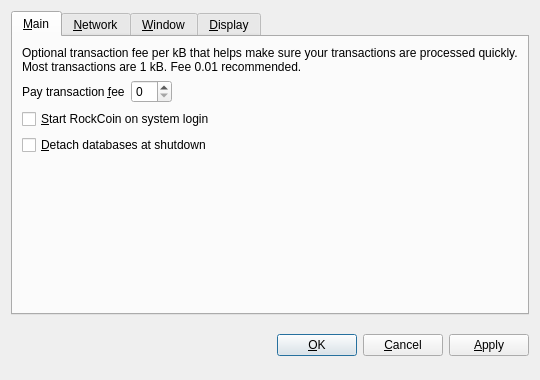
<?xml version="1.0" encoding="UTF-8"?>
<ui version="4.0">
 <class>OptionsDialog</class>
 <widget class="QDialog" name="OptionsDialog">
  <property name="geometry">
   <rect>
    <x>0</x>
    <y>0</y>
    <width>540</width>
    <height>380</height>
   </rect>
  </property>
  <property name="windowTitle">
   <string>Options</string>
  </property>
  <property name="modal">
   <bool>true</bool>
  </property>
  <layout class="QVBoxLayout" name="verticalLayout">
   <item>
    <widget class="QTabWidget" name="tabWidget">
     <property name="tabPosition">
      <enum>QTabWidget::North</enum>
     </property>
     <property name="currentIndex">
      <number>0</number>
     </property>
     <widget class="QWidget" name="tabMain">
      <attribute name="title">
       <string>&amp;Main</string>
      </attribute>
      <layout class="QVBoxLayout" name="verticalLayout_Main">
       <item>
        <widget class="QLabel" name="transactionFeeInfoLabel">
         <property name="text">
          <string>Optional transaction fee per kB that helps make sure your transactions are processed quickly. Most transactions are 1 kB. Fee 0.01 recommended.</string>
         </property>
         <property name="textFormat">
          <enum>Qt::PlainText</enum>
         </property>
         <property name="wordWrap">
          <bool>true</bool>
         </property>
        </widget>
       </item>
       <item>
        <layout class="QHBoxLayout" name="horizontalLayout_Main">
         <item>
          <widget class="QLabel" name="transactionFeeLabel">
           <property name="text">
            <string>Pay transaction &amp;fee</string>
           </property>
           <property name="textFormat">
            <enum>Qt::PlainText</enum>
           </property>
           <property name="buddy">
            <cstring>transactionFee</cstring>
           </property>
          </widget>
         </item>
         <item>
          <widget class="BitcoinAmountField" name="transactionFee"/>
         </item>
         <item>
          <spacer name="horizontalSpacer_Main">
           <property name="orientation">
            <enum>Qt::Horizontal</enum>
           </property>
           <property name="sizeHint" stdset="0">
            <size>
             <width>40</width>
             <height>20</height>
            </size>
           </property>
          </spacer>
         </item>
        </layout>
       </item>
       <item>
        <widget class="QCheckBox" name="bitcoinAtStartup">
         <property name="toolTip">
          <string>Automatically start RockCoin after logging in to the system.</string>
         </property>
         <property name="text">
          <string>&amp;Start RockCoin on system login</string>
         </property>
        </widget>
       </item>
       <item>
        <widget class="QCheckBox" name="detachDatabases">
         <property name="toolTip">
          <string>Detach block and address databases at shutdown. This means they can be moved to another data directory, but it slows down shutdown. The wallet is always detached.</string>
         </property>
         <property name="text">
          <string>&amp;Detach databases at shutdown</string>
         </property>
        </widget>
       </item>
       <item>
        <spacer name="verticalSpacer_Main">
         <property name="orientation">
          <enum>Qt::Vertical</enum>
         </property>
         <property name="sizeHint" stdset="0">
          <size>
           <width>20</width>
           <height>40</height>
          </size>
         </property>
        </spacer>
       </item>
      </layout>
     </widget>
     <widget class="QWidget" name="tabNetwork">
      <attribute name="title">
       <string>&amp;Network</string>
      </attribute>
      <layout class="QVBoxLayout" name="verticalLayout_Network">
       <item>
        <widget class="QCheckBox" name="mapPortUpnp">
         <property name="toolTip">
          <string>Automatically open the RockCoin client port on the router. This only works when your router supports UPnP and it is enabled.</string>
         </property>
         <property name="text">
          <string>Map port using &amp;UPnP</string>
         </property>
        </widget>
       </item>
       <item>
        <widget class="QCheckBox" name="connectSocks">
         <property name="toolTip">
          <string>Connect to the RockCoin network through a SOCKS proxy (e.g. when connecting through Tor).</string>
         </property>
         <property name="text">
          <string>&amp;Connect through SOCKS proxy:</string>
         </property>
        </widget>
       </item>
       <item>
        <layout class="QHBoxLayout" name="horizontalLayout_Network">
         <item>
          <widget class="QLabel" name="proxyIpLabel">
           <property name="text">
            <string>Proxy &amp;IP:</string>
           </property>
           <property name="textFormat">
            <enum>Qt::PlainText</enum>
           </property>
           <property name="buddy">
            <cstring>proxyIp</cstring>
           </property>
          </widget>
         </item>
         <item>
          <widget class="QValidatedLineEdit" name="proxyIp">
           <property name="maximumSize">
            <size>
             <width>140</width>
             <height>16777215</height>
            </size>
           </property>
           <property name="toolTip">
            <string>IP address of the proxy (e.g. 127.0.0.1)</string>
           </property>
          </widget>
         </item>
         <item>
          <widget class="QLabel" name="proxyPortLabel">
           <property name="text">
            <string>&amp;Port:</string>
           </property>
           <property name="textFormat">
            <enum>Qt::PlainText</enum>
           </property>
           <property name="buddy">
            <cstring>proxyPort</cstring>
           </property>
          </widget>
         </item>
         <item>
          <widget class="QLineEdit" name="proxyPort">
           <property name="maximumSize">
            <size>
             <width>55</width>
             <height>16777215</height>
            </size>
           </property>
           <property name="toolTip">
            <string>Port of the proxy (e.g. 9050)</string>
           </property>
          </widget>
         </item>
         <item>
          <widget class="QLabel" name="socksVersionLabel">
           <property name="text">
            <string>SOCKS &amp;Version:</string>
           </property>
           <property name="textFormat">
            <enum>Qt::PlainText</enum>
           </property>
           <property name="buddy">
            <cstring>socksVersion</cstring>
           </property>
          </widget>
         </item>
         <item>
          <widget class="QValueComboBox" name="socksVersion">
           <property name="toolTip">
            <string>SOCKS version of the proxy (e.g. 5)</string>
           </property>
          </widget>
         </item>
         <item>
          <spacer name="horizontalSpacer_Network">
           <property name="orientation">
            <enum>Qt::Horizontal</enum>
           </property>
           <property name="sizeHint" stdset="0">
            <size>
             <width>40</width>
             <height>20</height>
            </size>
           </property>
          </spacer>
         </item>
        </layout>
       </item>
       <item>
        <spacer name="verticalSpacer_Network">
         <property name="orientation">
          <enum>Qt::Vertical</enum>
         </property>
         <property name="sizeHint" stdset="0">
          <size>
           <width>20</width>
           <height>40</height>
          </size>
         </property>
        </spacer>
       </item>
      </layout>
     </widget>
     <widget class="QWidget" name="tabWindow">
      <attribute name="title">
       <string>&amp;Window</string>
      </attribute>
      <layout class="QVBoxLayout" name="verticalLayout_Window">
       <item>
        <widget class="QCheckBox" name="minimizeToTray">
         <property name="toolTip">
          <string>Show only a tray icon after minimizing the window.</string>
         </property>
         <property name="text">
          <string>&amp;Minimize to the tray instead of the taskbar</string>
         </property>
        </widget>
       </item>
       <item>
        <widget class="QCheckBox" name="minimizeOnClose">
         <property name="toolTip">
          <string>Minimize instead of exit the application when the window is closed. When this option is enabled, the application will be closed only after selecting Quit in the menu.</string>
         </property>
         <property name="text">
          <string>M&amp;inimize on close</string>
         </property>
        </widget>
       </item>
       <item>
        <spacer name="verticalSpacer_Window">
         <property name="orientation">
          <enum>Qt::Vertical</enum>
         </property>
         <property name="sizeHint" stdset="0">
          <size>
           <width>20</width>
           <height>40</height>
          </size>
         </property>
        </spacer>
       </item>
      </layout>
     </widget>
     <widget class="QWidget" name="tabDisplay">
      <attribute name="title">
       <string>&amp;Display</string>
      </attribute>
      <layout class="QVBoxLayout" name="verticalLayout_Display">
       <item>
        <layout class="QHBoxLayout" name="horizontalLayout_1_Display">
         <item>
          <widget class="QLabel" name="langLabel">
           <property name="text">
            <string>User Interface &amp;language:</string>
           </property>
           <property name="textFormat">
            <enum>Qt::PlainText</enum>
           </property>
           <property name="buddy">
            <cstring>lang</cstring>
           </property>
          </widget>
         </item>
         <item>
          <widget class="QValueComboBox" name="lang">
           <property name="toolTip">
            <string>The user interface language can be set here. This setting will take effect after restarting RockCoin.</string>
           </property>
          </widget>
         </item>
        </layout>
       </item>
       <item>
        <layout class="QHBoxLayout" name="horizontalLayout_2_Display">
         <item>
          <widget class="QLabel" name="unitLabel">
           <property name="text">
            <string>&amp;Unit to show amounts in:</string>
           </property>
           <property name="textFormat">
            <enum>Qt::PlainText</enum>
           </property>
           <property name="buddy">
            <cstring>unit</cstring>
           </property>
          </widget>
         </item>
         <item>
          <widget class="QValueComboBox" name="unit">
           <property name="toolTip">
            <string>Choose the default subdivision unit to show in the interface and when sending coins.</string>
           </property>
          </widget>
         </item>
        </layout>
       </item>
       <item>
        <widget class="QCheckBox" name="displayAddresses">
         <property name="toolTip">
          <string>Whether to show RockCoin addresses in the transaction list or not.</string>
         </property>
         <property name="text">
          <string>&amp;Display addresses in transaction list</string>
         </property>
        </widget>
       </item>
       <item>
        <widget class="QCheckBox" name="coinControlFeatures">
         <property name="toolTip">
          <string>Whether to show coin control features or not.</string>
         </property>
         <property name="text">
          <string>Display coin &amp;control features (experts only!)</string>
         </property>
        </widget>
       </item>
       <item>
        <spacer name="verticalSpacer_Display">
         <property name="orientation">
          <enum>Qt::Vertical</enum>
         </property>
         <property name="sizeHint" stdset="0">
          <size>
           <width>20</width>
           <height>40</height>
          </size>
         </property>
        </spacer>
       </item>
      </layout>
     </widget>
    </widget>
   </item>
   <item>
    <layout class="QHBoxLayout" name="horizontalLayout_Buttons">
     <item>
      <spacer name="horizontalSpacer_1">
       <property name="orientation">
        <enum>Qt::Horizontal</enum>
       </property>
       <property name="sizeHint" stdset="0">
        <size>
         <width>40</width>
         <height>48</height>
        </size>
       </property>
      </spacer>
     </item>
     <item>
      <widget class="QLabel" name="statusLabel">
       <property name="font">
        <font>
         <weight>75</weight>
         <bold>true</bold>
        </font>
       </property>
       <property name="text">
        <string/>
       </property>
       <property name="textFormat">
        <enum>Qt::PlainText</enum>
       </property>
       <property name="wordWrap">
        <bool>true</bool>
       </property>
      </widget>
     </item>
     <item>
      <spacer name="horizontalSpacer_2">
       <property name="orientation">
        <enum>Qt::Horizontal</enum>
       </property>
       <property name="sizeHint" stdset="0">
        <size>
         <width>40</width>
         <height>48</height>
        </size>
       </property>
      </spacer>
     </item>
     <item>
      <widget class="QPushButton" name="okButton">
       <property name="text">
        <string>&amp;OK</string>
       </property>
      </widget>
     </item>
     <item>
      <widget class="QPushButton" name="cancelButton">
       <property name="text">
        <string>&amp;Cancel</string>
       </property>
       <property name="autoDefault">
        <bool>false</bool>
       </property>
      </widget>
     </item>
     <item>
      <widget class="QPushButton" name="applyButton">
       <property name="text">
        <string>&amp;Apply</string>
       </property>
       <property name="autoDefault">
        <bool>false</bool>
       </property>
      </widget>
     </item>
    </layout>
   </item>
  </layout>
 </widget>
 <customwidgets>
  <customwidget>
   <class>BitcoinAmountField</class>
   <extends>QSpinBox</extends>
   <header>bitcoinamountfield.h</header>
  </customwidget>
  <customwidget>
   <class>QValueComboBox</class>
   <extends>QComboBox</extends>
   <header>qvaluecombobox.h</header>
  </customwidget>
  <customwidget>
   <class>QValidatedLineEdit</class>
   <extends>QLineEdit</extends>
   <header>qvalidatedlineedit.h</header>
  </customwidget>
 </customwidgets>
 <resources/>
 <connections/>
</ui>
